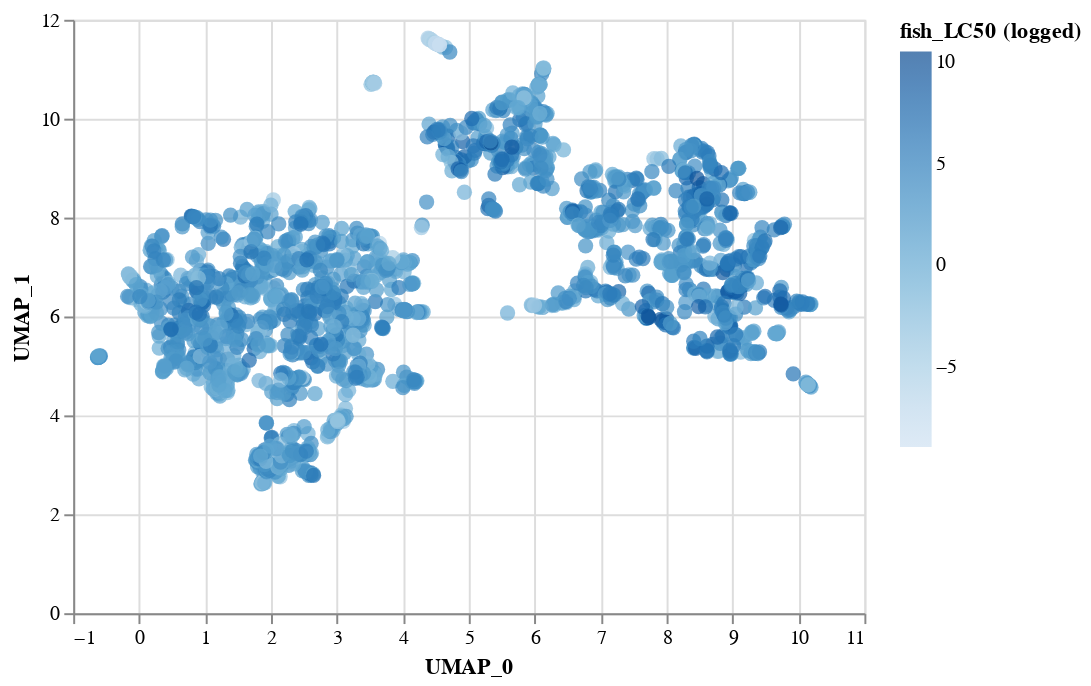

The notebook cell this image was saved under:
### Code cell
fish

### Figure 1 — Vega-Lite specification as saved in the notebook (floating-point values rounded to 4 significant figures; data arrays with more than 128 entries replaced by an {"elided": "..."} marker saying what was removed)
{"config": {"view": {"continuousWidth": 400, "continuousHeight": 300}}, "data": {"name": "data-17c152abfb25003586b2adb551d61e45"}, "mark": {"type": "circle", "size": 60}, "encoding": {"color": {"type": "quantitative", "field": "fish_LC50 (logged)"}, "x": {"type": "quantitative", "field": "UMAP_0"}, "y": {"type": "quantitative", "field": "UMAP_1"}}, "$schema": "https://vega.github.io/schema/vega-lite/v4.8.1.json", "datasets": {"data-17c152abfb25003586b2adb551d61e45": {"elided": "2199 records"}}}
